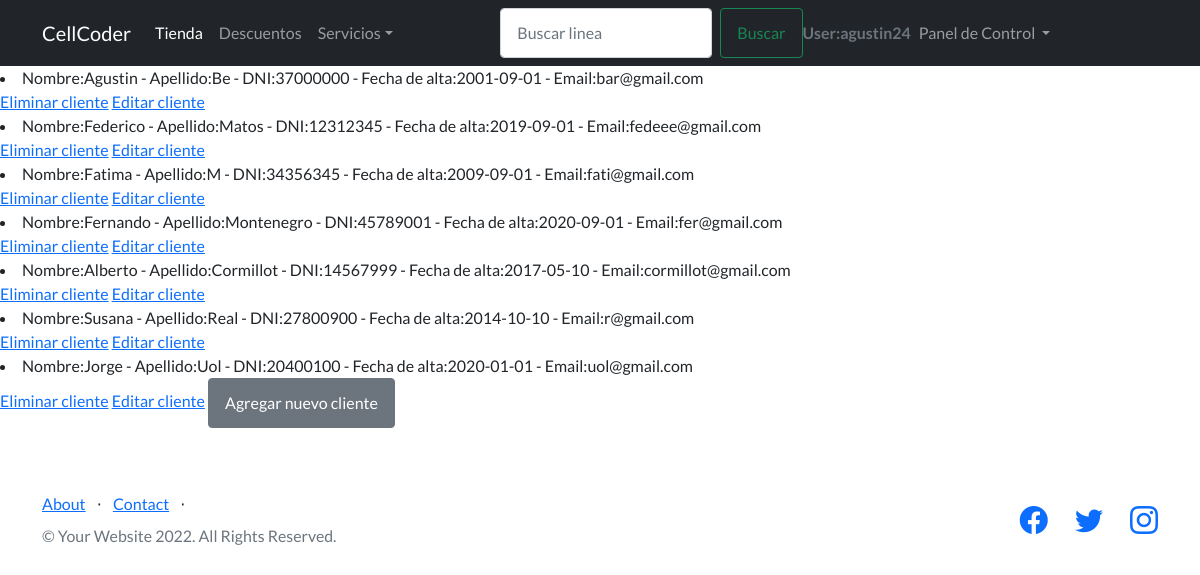
The app's page /AppFinal/leerClientes (signed in) with its own data.
### AppFinal/models.py (models this page shows)
class Cliente(models.Model):
    name=models.CharField(max_length=40)
    lastname=models.CharField(max_length=50)
    dni=models.IntegerField()
    fechaAlta=models.DateField()
    email=models.EmailField()
    def __str__(self):
        return f"Nombre:{self.name} - Apellido:{self.lastname} - DNI:{self.dni} - Fecha de alta:{self.fechaAlta} - Email:{self.email}"

### AppFinal/views.py (the view)
# urls.py: path('leerClientes', views.leerClientes, name="LeerClientes"),
@login_required
def leerClientes (request):
        clientes=Cliente.objects.all()
        contexto ={"clientes":clientes}
        return render(request, "AppFinal/leerClientes.html", contexto)

### AppFinal/templates/AppFinal/leerClientes.html
{% extends "AppFinal/padre.html" %}
        {% load static %}
{% block contenidoQueCambia %}
{% for c in clientes %}
    <li>{{c}}</li>
    <a href="{% url 'EliminarCliente' c.name %}" >Eliminar cliente</a>
    <a href="{% url 'editarCliente' c.name %}" >Editar cliente</a>
{% endfor %}
<a href={% url "nuevocliente" %} class="btn btn-secondary" tabindex="-1" role="button" aria-disabled="true">Agregar nuevo cliente</a>
{% endblock %}

### AppFinal/templates/AppFinal/padre.html (shortened to what this page needs)
<!DOCTYPE html>
<html lang="en">
    <head>
        {% load static%}
        <link href="https://cdn.jsdelivr.net/npm/bootstrap-icons@1.5.0/font/bootstrap-icons.css" rel="stylesheet" type="text/css" />
        <link href="{%static 'AppFinal/css/styles.css'%}" rel="stylesheet" />
    </head>
    <body>
        <nav class="navbar navbar-expand-lg navbar-dark bg-dark">
            <div class="container position-relative">
              <a class="navbar-brand" href="{% url 'inicio'%}">CellCoder</a>
                <div class="collapse navbar-collapse" id="navbarSupportedContent">
                    <ul class="navbar-nav me-auto mb-2 mb-lg-0">
                        <li class="nav-item">
                              <a class="nav-link active" aria-current="page" href="{% url 'leerCelular'%}">Tienda</a>
                        </li>
                        <li class="nav-item">
                              <a class="nav-link" href="{% url 'descuentos'%}">Descuentos</a>
                        </li>
                        <li class="nav-item dropdown">
                              <a class="nav-link dropdown-toggle" href="#" id="navbarDropdown" role="button" data-bs-toggle="dropdown" aria-expanded="false">Servicios</a>
                        </li>
                    </ul>
                          <form class="d-flex" action="/AppFinal/buscar/" method="GET">
                                    <input class="form-control me-2" placeholder="Buscar linea" type="search" name="numero" id="numero">
                                    <button class="btn btn-outline-success" type="submit">Buscar</button>
                          </form>
                            {% if request.user.is_authenticated %}
                                    <h3 class="text-muted small mb-2 mb-lg-0"> User:{{user.username}}</h3>
                                    <ul class="navbar-nav me-auto mb-2 mb-lg-0">
                                    <li class="nav-item dropdown">
                                            <a class="nav-link dropdown-toggle" href="#" id="navbarDropdown" role="button" data-bs-toggle="dropdown" aria-expanded="false">
                                                    Panel de Control
                                            </a>
                                    </li>
                                    </ul>
                                     {% else %}
                                            <li><a class="navbar-brand" href="{% url 'Register' %}">Register</a></li>
                                            <li><a class="navbar-brand" href="{% url 'Login' %}">Login</a></li>
                            {% endif %}
                </div>
            </div>
        </nav>
        {% block contenidoQueCambia %}
        {% endblock %}
        <footer class="footer">
            <div class="container ">
                <div class="row">
                    <div class="col-lg-6 h-100 text-center text-lg-start my-auto">
                        <ul class="list-inline mb-2">
                            <li class="list-inline-item"><a href="{% url 'about' %}">About</a></li>
                            <li class="list-inline-item">⋅</li>
                            <li class="list-inline-item"><a href="mailto:desarrollo@cellcoder.com">Contact</a></li>
                            <li class="list-inline-item">⋅</li>
                        </ul>
                        <p class="text-muted small mb-4 mb-lg-0">&copy; Your Website 2022. All Rights Reserved.</p>
                    </div>
                    <div class="col-lg-6 h-100 text-center text-lg-end my-auto">
                        <ul class="list-inline mb-0">
                            <li class="list-inline-item me-4">
                                <a href="https://www.facebook.com/" target="_blank"><i class="bi-facebook fs-3"></i></a>
                            </li>
                            <li class="list-inline-item me-4">
                                <a href="https://www.twitter.com/" target="_blank"><i class="bi-twitter fs-3"></i></a>
                            </li>
                            <li class="list-inline-item">
                                <a href="https://www.instagram.com/" target="_blank"><i class="bi-instagram fs-3"></i></a>
                            </li>
                        </ul>
                    </div>
                </div>
            </div>
        </footer>
    </body>
</html>

### records on screen
Cliente: name+lastname+dni "Nombre:Agustin - Apellido:Be - DNI:37000000 - Fecha de alta:2001-09-01 - Email:bar@gmail.com"
Cliente: name+lastname+dni "Nombre:Federico - Apellido:Matos - DNI:12312345 - Fecha de alta:2019-09-01 - Email:fedeee@gmail.com"
Cliente: name+lastname+dni "Nombre:Fatima - Apellido:M - DNI:34356345 - Fecha de alta:2009-09-01 - Email:fati@gmail.com"
Cliente: name+lastname+dni "Nombre:Fernando - Apellido:Montenegro - DNI:45789001 - Fecha de alta:2020-09-01 - Email:fer@gmail.com"
Cliente: name+lastname+dni "Nombre:Alberto - Apellido:Cormillot - DNI:14567999 - Fecha de alta:2017-05-10 - Email:cormillot@gmail.com"
Cliente: name+lastname+dni "Nombre:Susana - Apellido:Real - DNI:27800900 - Fecha de alta:2014-10-10 - Email:r@gmail.com"
Cliente: name+lastname+dni "Nombre:Jorge - Apellido:Uol - DNI:20400100 - Fecha de alta:2020-01-01 - Email:uol@gmail.com"

### other values on screen
{{ user.username }} "agustin24"
